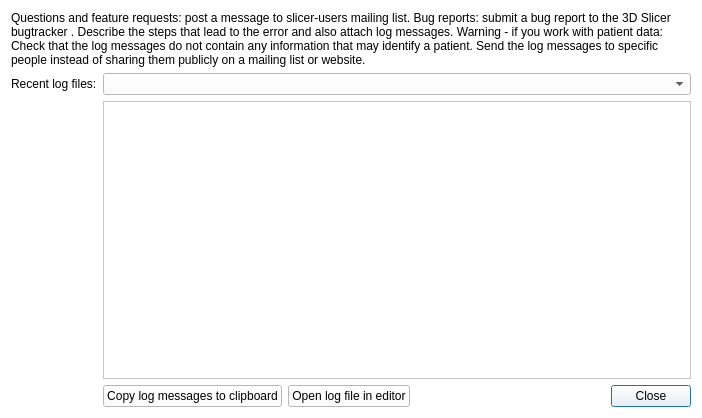
<?xml version="1.0" encoding="UTF-8"?>
<ui version="4.0">
 <class>qSlicerAppErrorReportDialog</class>
 <widget class="QDialog" name="qSlicerAppErrorReportDialog">
  <property name="geometry">
   <rect>
    <x>0</x>
    <y>0</y>
    <width>702</width>
    <height>418</height>
   </rect>
  </property>
  <property name="sizePolicy">
   <sizepolicy hsizetype="Preferred" vsizetype="Preferred">
    <horstretch>0</horstretch>
    <verstretch>1</verstretch>
   </sizepolicy>
  </property>
  <property name="palette">
   <palette>
    <active>
     <colorrole role="WindowText">
      <brush brushstyle="SolidPattern">
       <color alpha="255">
        <red>0</red>
        <green>0</green>
        <blue>0</blue>
       </color>
      </brush>
     </colorrole>
     <colorrole role="Button">
      <brush brushstyle="SolidPattern">
       <color alpha="255">
        <red>255</red>
        <green>255</green>
        <blue>255</blue>
       </color>
      </brush>
     </colorrole>
     <colorrole role="Light">
      <brush brushstyle="SolidPattern">
       <color alpha="255">
        <red>255</red>
        <green>255</green>
        <blue>255</blue>
       </color>
      </brush>
     </colorrole>
     <colorrole role="Midlight">
      <brush brushstyle="SolidPattern">
       <color alpha="255">
        <red>255</red>
        <green>255</green>
        <blue>255</blue>
       </color>
      </brush>
     </colorrole>
     <colorrole role="Dark">
      <brush brushstyle="SolidPattern">
       <color alpha="255">
        <red>127</red>
        <green>127</green>
        <blue>127</blue>
       </color>
      </brush>
     </colorrole>
     <colorrole role="Mid">
      <brush brushstyle="SolidPattern">
       <color alpha="255">
        <red>170</red>
        <green>170</green>
        <blue>170</blue>
       </color>
      </brush>
     </colorrole>
     <colorrole role="Text">
      <brush brushstyle="SolidPattern">
       <color alpha="255">
        <red>0</red>
        <green>0</green>
        <blue>0</blue>
       </color>
      </brush>
     </colorrole>
     <colorrole role="BrightText">
      <brush brushstyle="SolidPattern">
       <color alpha="255">
        <red>255</red>
        <green>255</green>
        <blue>255</blue>
       </color>
      </brush>
     </colorrole>
     <colorrole role="ButtonText">
      <brush brushstyle="SolidPattern">
       <color alpha="255">
        <red>0</red>
        <green>0</green>
        <blue>0</blue>
       </color>
      </brush>
     </colorrole>
     <colorrole role="Base">
      <brush brushstyle="SolidPattern">
       <color alpha="255">
        <red>255</red>
        <green>255</green>
        <blue>255</blue>
       </color>
      </brush>
     </colorrole>
     <colorrole role="Window">
      <brush brushstyle="SolidPattern">
       <color alpha="255">
        <red>255</red>
        <green>255</green>
        <blue>255</blue>
       </color>
      </brush>
     </colorrole>
     <colorrole role="Shadow">
      <brush brushstyle="SolidPattern">
       <color alpha="255">
        <red>0</red>
        <green>0</green>
        <blue>0</blue>
       </color>
      </brush>
     </colorrole>
     <colorrole role="AlternateBase">
      <brush brushstyle="SolidPattern">
       <color alpha="255">
        <red>255</red>
        <green>255</green>
        <blue>255</blue>
       </color>
      </brush>
     </colorrole>
     <colorrole role="ToolTipBase">
      <brush brushstyle="SolidPattern">
       <color alpha="255">
        <red>255</red>
        <green>255</green>
        <blue>220</blue>
       </color>
      </brush>
     </colorrole>
     <colorrole role="ToolTipText">
      <brush brushstyle="SolidPattern">
       <color alpha="255">
        <red>0</red>
        <green>0</green>
        <blue>0</blue>
       </color>
      </brush>
     </colorrole>
    </active>
    <inactive>
     <colorrole role="WindowText">
      <brush brushstyle="SolidPattern">
       <color alpha="255">
        <red>0</red>
        <green>0</green>
        <blue>0</blue>
       </color>
      </brush>
     </colorrole>
     <colorrole role="Button">
      <brush brushstyle="SolidPattern">
       <color alpha="255">
        <red>255</red>
        <green>255</green>
        <blue>255</blue>
       </color>
      </brush>
     </colorrole>
     <colorrole role="Light">
      <brush brushstyle="SolidPattern">
       <color alpha="255">
        <red>255</red>
        <green>255</green>
        <blue>255</blue>
       </color>
      </brush>
     </colorrole>
     <colorrole role="Midlight">
      <brush brushstyle="SolidPattern">
       <color alpha="255">
        <red>255</red>
        <green>255</green>
        <blue>255</blue>
       </color>
      </brush>
     </colorrole>
     <colorrole role="Dark">
      <brush brushstyle="SolidPattern">
       <color alpha="255">
        <red>127</red>
        <green>127</green>
        <blue>127</blue>
       </color>
      </brush>
     </colorrole>
     <colorrole role="Mid">
      <brush brushstyle="SolidPattern">
       <color alpha="255">
        <red>170</red>
        <green>170</green>
        <blue>170</blue>
       </color>
      </brush>
     </colorrole>
     <colorrole role="Text">
      <brush brushstyle="SolidPattern">
       <color alpha="255">
        <red>0</red>
        <green>0</green>
        <blue>0</blue>
       </color>
      </brush>
     </colorrole>
     <colorrole role="BrightText">
      <brush brushstyle="SolidPattern">
       <color alpha="255">
        <red>255</red>
        <green>255</green>
        <blue>255</blue>
       </color>
      </brush>
     </colorrole>
     <colorrole role="ButtonText">
      <brush brushstyle="SolidPattern">
       <color alpha="255">
        <red>0</red>
        <green>0</green>
        <blue>0</blue>
       </color>
      </brush>
     </colorrole>
     <colorrole role="Base">
      <brush brushstyle="SolidPattern">
       <color alpha="255">
        <red>255</red>
        <green>255</green>
        <blue>255</blue>
       </color>
      </brush>
     </colorrole>
     <colorrole role="Window">
      <brush brushstyle="SolidPattern">
       <color alpha="255">
        <red>255</red>
        <green>255</green>
        <blue>255</blue>
       </color>
      </brush>
     </colorrole>
     <colorrole role="Shadow">
      <brush brushstyle="SolidPattern">
       <color alpha="255">
        <red>0</red>
        <green>0</green>
        <blue>0</blue>
       </color>
      </brush>
     </colorrole>
     <colorrole role="AlternateBase">
      <brush brushstyle="SolidPattern">
       <color alpha="255">
        <red>255</red>
        <green>255</green>
        <blue>255</blue>
       </color>
      </brush>
     </colorrole>
     <colorrole role="ToolTipBase">
      <brush brushstyle="SolidPattern">
       <color alpha="255">
        <red>255</red>
        <green>255</green>
        <blue>220</blue>
       </color>
      </brush>
     </colorrole>
     <colorrole role="ToolTipText">
      <brush brushstyle="SolidPattern">
       <color alpha="255">
        <red>0</red>
        <green>0</green>
        <blue>0</blue>
       </color>
      </brush>
     </colorrole>
    </inactive>
    <disabled>
     <colorrole role="WindowText">
      <brush brushstyle="SolidPattern">
       <color alpha="255">
        <red>127</red>
        <green>127</green>
        <blue>127</blue>
       </color>
      </brush>
     </colorrole>
     <colorrole role="Button">
      <brush brushstyle="SolidPattern">
       <color alpha="255">
        <red>255</red>
        <green>255</green>
        <blue>255</blue>
       </color>
      </brush>
     </colorrole>
     <colorrole role="Light">
      <brush brushstyle="SolidPattern">
       <color alpha="255">
        <red>255</red>
        <green>255</green>
        <blue>255</blue>
       </color>
      </brush>
     </colorrole>
     <colorrole role="Midlight">
      <brush brushstyle="SolidPattern">
       <color alpha="255">
        <red>255</red>
        <green>255</green>
        <blue>255</blue>
       </color>
      </brush>
     </colorrole>
     <colorrole role="Dark">
      <brush brushstyle="SolidPattern">
       <color alpha="255">
        <red>127</red>
        <green>127</green>
        <blue>127</blue>
       </color>
      </brush>
     </colorrole>
     <colorrole role="Mid">
      <brush brushstyle="SolidPattern">
       <color alpha="255">
        <red>170</red>
        <green>170</green>
        <blue>170</blue>
       </color>
      </brush>
     </colorrole>
     <colorrole role="Text">
      <brush brushstyle="SolidPattern">
       <color alpha="255">
        <red>127</red>
        <green>127</green>
        <blue>127</blue>
       </color>
      </brush>
     </colorrole>
     <colorrole role="BrightText">
      <brush brushstyle="SolidPattern">
       <color alpha="255">
        <red>255</red>
        <green>255</green>
        <blue>255</blue>
       </color>
      </brush>
     </colorrole>
     <colorrole role="ButtonText">
      <brush brushstyle="SolidPattern">
       <color alpha="255">
        <red>127</red>
        <green>127</green>
        <blue>127</blue>
       </color>
      </brush>
     </colorrole>
     <colorrole role="Base">
      <brush brushstyle="SolidPattern">
       <color alpha="255">
        <red>255</red>
        <green>255</green>
        <blue>255</blue>
       </color>
      </brush>
     </colorrole>
     <colorrole role="Window">
      <brush brushstyle="SolidPattern">
       <color alpha="255">
        <red>255</red>
        <green>255</green>
        <blue>255</blue>
       </color>
      </brush>
     </colorrole>
     <colorrole role="Shadow">
      <brush brushstyle="SolidPattern">
       <color alpha="255">
        <red>0</red>
        <green>0</green>
        <blue>0</blue>
       </color>
      </brush>
     </colorrole>
     <colorrole role="AlternateBase">
      <brush brushstyle="SolidPattern">
       <color alpha="255">
        <red>255</red>
        <green>255</green>
        <blue>255</blue>
       </color>
      </brush>
     </colorrole>
     <colorrole role="ToolTipBase">
      <brush brushstyle="SolidPattern">
       <color alpha="255">
        <red>255</red>
        <green>255</green>
        <blue>220</blue>
       </color>
      </brush>
     </colorrole>
     <colorrole role="ToolTipText">
      <brush brushstyle="SolidPattern">
       <color alpha="255">
        <red>0</red>
        <green>0</green>
        <blue>0</blue>
       </color>
      </brush>
     </colorrole>
    </disabled>
   </palette>
  </property>
  <property name="windowTitle">
   <string>Report bugs and request enhancements</string>
  </property>
  <layout class="QFormLayout" name="formLayout">
   <property name="fieldGrowthPolicy">
    <enum>QFormLayout::AllNonFixedFieldsGrow</enum>
   </property>
   <item row="0" column="0" colspan="2">
    <widget class="QLabel" name="InstructionsLabel">
     <property name="text">
      <string>&lt;html&gt;&lt;head/&gt;&lt;body&gt;&lt;p&gt;&lt;span style=&quot; font-weight:600;&quot;&gt;Questions and feature requests:&lt;/span&gt; post a message to &lt;a href=&quot;http://massmail.bwh.harvard.edu/mailman/listinfo/slicer-users&quot;&gt;&lt;span style=&quot; text-decoration: underline; color:#0000ff;&quot;&gt;slicer-users&lt;/span&gt;&lt;/a&gt; mailing list.&lt;/p&gt;&lt;p&gt;&lt;span style=&quot; font-weight:600;&quot;&gt;Bug reports: &lt;/span&gt;submit a bug report to the &lt;a href=&quot;http://www.na-mic.org/Bug/my_view_page.php&quot;&gt;&lt;span style=&quot; text-decoration: underline; color:#0000ff;&quot;&gt;3D Slicer bugtracker&lt;/span&gt;&lt;/a&gt;. Describe the steps that lead to the error and also attach log messages.&lt;/p&gt;&lt;p&gt;&lt;span style=&quot; font-weight:600;&quot;&gt;Warning - if you work with patient data:&lt;/span&gt; Check that the log messages do not contain any information that may identify a patient. Send the log messages to specific people instead of sharing them publicly on a mailing list or website.&lt;/p&gt;&lt;/body&gt;&lt;/html&gt;</string>
     </property>
     <property name="textFormat">
      <enum>Qt::RichText</enum>
     </property>
     <property name="wordWrap">
      <bool>true</bool>
     </property>
     <property name="openExternalLinks">
      <bool>true</bool>
     </property>
    </widget>
   </item>
   <item row="1" column="0">
    <widget class="QLabel" name="RecentLogFilesLabel">
     <property name="text">
      <string>Recent log files:</string>
     </property>
    </widget>
   </item>
   <item row="1" column="1">
    <widget class="ctkComboBox" name="RecentLogFilesComboBox"/>
   </item>
   <item row="2" column="1">
    <widget class="QPlainTextEdit" name="LogText">
     <property name="sizePolicy">
      <sizepolicy hsizetype="Expanding" vsizetype="MinimumExpanding">
       <horstretch>0</horstretch>
       <verstretch>1</verstretch>
      </sizepolicy>
     </property>
     <property name="minimumSize">
      <size>
       <width>50</width>
       <height>50</height>
      </size>
     </property>
    </widget>
   </item>
   <item row="4" column="1">
    <layout class="QHBoxLayout" name="horizontalLayout_2">
     <item>
      <widget class="ctkPushButton" name="LogCopyToClipboardPushButton">
       <property name="text">
        <string>Copy log messages to clipboard</string>
       </property>
       <property name="autoDefault">
        <bool>false</bool>
       </property>
      </widget>
     </item>
     <item>
      <widget class="ctkPushButton" name="LogFileOpenPushButton">
       <property name="text">
        <string>Open log file in editor</string>
       </property>
       <property name="autoDefault">
        <bool>false</bool>
       </property>
      </widget>
     </item>
     <item>
      <widget class="QDialogButtonBox" name="ButtonBox">
       <property name="standardButtons">
        <set>QDialogButtonBox::Close</set>
       </property>
      </widget>
     </item>
    </layout>
   </item>
  </layout>
 </widget>
 <customwidgets>
  <customwidget>
   <class>ctkComboBox</class>
   <extends>QComboBox</extends>
   <header>ctkComboBox.h</header>
  </customwidget>
  <customwidget>
   <class>ctkPushButton</class>
   <extends>QPushButton</extends>
   <header>ctkPushButton.h</header>
  </customwidget>
 </customwidgets>
 <resources>
  <include location="../SlicerApp.qrc"/>
  <include location="../../../../Base/QTGUI/Resources/qSlicerBaseQTGUI.qrc"/>
 </resources>
 <connections/>
</ui>
